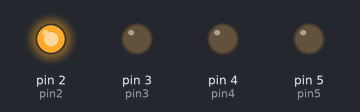
This sketch was run on a simulated Arduino Uno, built with avr-gcc and run on an emulated ATmega328P. Parts: output pins drawn as LEDs (lit = HIGH).

Above: at 0.05 s.
At 0.65 s:
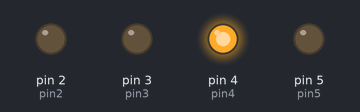
At 1.35 s:
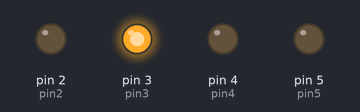
At 2.75 s:
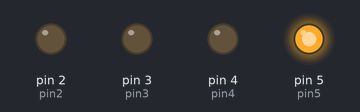
Timing chart, 0 to 3.0 s (numbered marks = the images above):
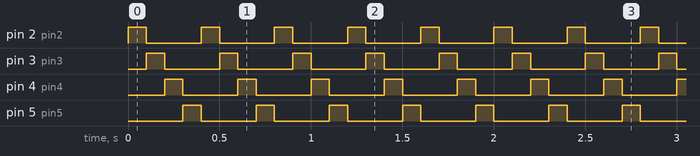

Measured:
- by itself, pin 2 (pin2), pin 3 (pin3), pin 4 (pin4), pin 5 (pin5): alternates HIGH for 0.10 s and LOW for 0.30 s

The sketch:

LED_S.ino
```cpp
int pin2=2;
int pin3=3;
int pin4=4;
int pin5=5;

void setup() {
pinMode(pin2, OUTPUT);
pinMode(pin3, OUTPUT);
pinMode(pin4, OUTPUT);
pinMode(pin5, OUTPUT);
}

void loop() {
  digitalWrite(pin2, HIGH);
  digitalWrite(pin3, LOW);
  digitalWrite(pin4, LOW);
  digitalWrite(pin5, LOW);
  delay(100);

  digitalWrite(pin2, LOW);
  digitalWrite(pin3, HIGH);
  digitalWrite(pin4, LOW);
  digitalWrite(pin5, LOW);
  delay(100);


  digitalWrite(pin2, LOW);
  digitalWrite(pin3, LOW);
  digitalWrite(pin4, HIGH);
  digitalWrite(pin5, LOW);
  delay(100);

   digitalWrite(pin2, LOW);
  digitalWrite(pin3, LOW);
  digitalWrite(pin4, LOW);
  digitalWrite(pin5, HIGH);
  delay(100);

}
```
